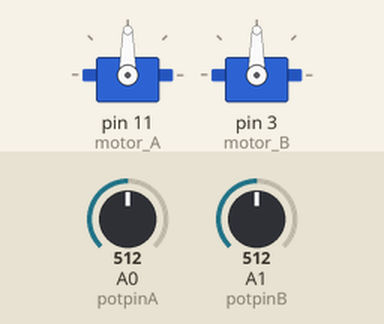
Simulated run of this sketch. Board: Arduino Uno, built with avr-gcc and run on an emulated ATmega328P. On the bench: 2 × servo. The inputs (shaded band) are chosen by the test bench; at power-on: A0 (potpinA) = 512, A1 (potpinB) = 512.

Above: at 1.2 s.
1.3 s: A0 (potpinA) set to 716
At 2.5 s:
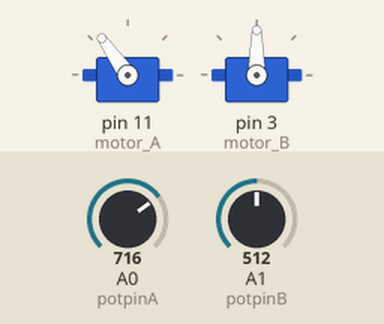
2.8 s: A1 (potpinB) set to 716
At 4.0 s:
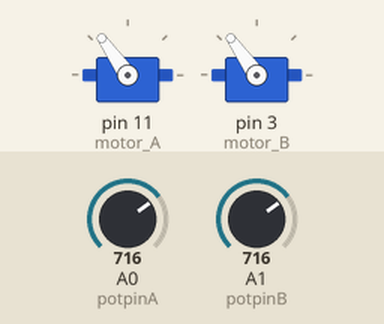
4.3 s: A0 (potpinA) set to 900
At 5.5 s:
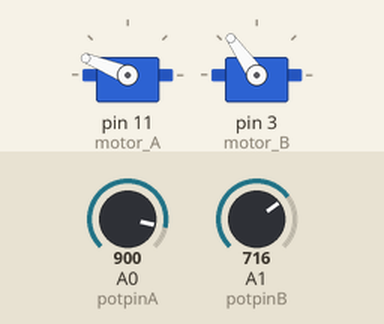
5.8 s: A1 (potpinB) set to 900
At 7.0 s:
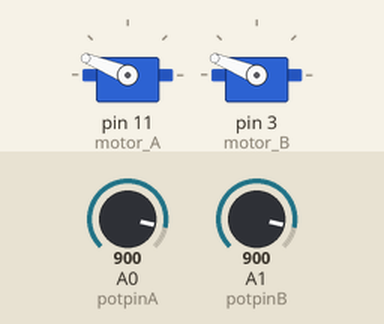
7.3 s: A0 (potpinA) set to 1023
At 8.5 s:
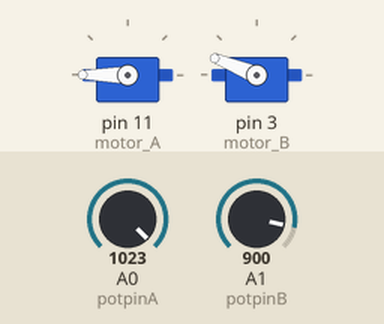
8.8 s: A1 (potpinB) set to 1023
At 10.0 s:
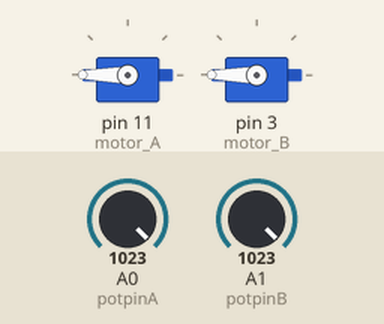
Timing chart, 0 to 11.3 s (numbered marks = the images above; inputs shaded):
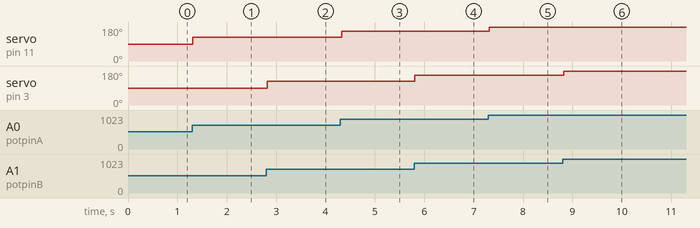

The sketch:

task_2_code.ino
```cpp
#include <Servo.h>
Servo motor_A;
Servo motor_B;
int potpinA = A0;
int potpinB = A1;
int val_A;
int val_B;


void setup() {
  motor_A.attach(11);
  motor_B.attach(3);

}

void loop() {
  val_A = analogRead(potpinA);
  val_A = map(val_A, 0, 1023, 0, 180);
  motor_A.write(val_A);
  delay(15);

  val_B = analogRead(potpinB);
  val_B = map(val_B, 0, 1023, 0, 180);
  motor_B.write(val_B);
  delay(15);
}
```

Measured:
- after the input at 1.3 s, servo on pin 11 (motor_A): 90° → 125° at once
- after the input at 2.8 s, servo on pin 3 (motor_B): 90° → 125° at once
- after the input at 4.3 s, servo on pin 11 (motor_A): 125° → 158° at once
- after the input at 5.8 s, servo on pin 3 (motor_B): 125° → 158° at once
- after the input at 7.3 s, servo on pin 11 (motor_A): 158° → 180° at once
- after the input at 8.8 s, servo on pin 3 (motor_B): 158° → 180° at once
